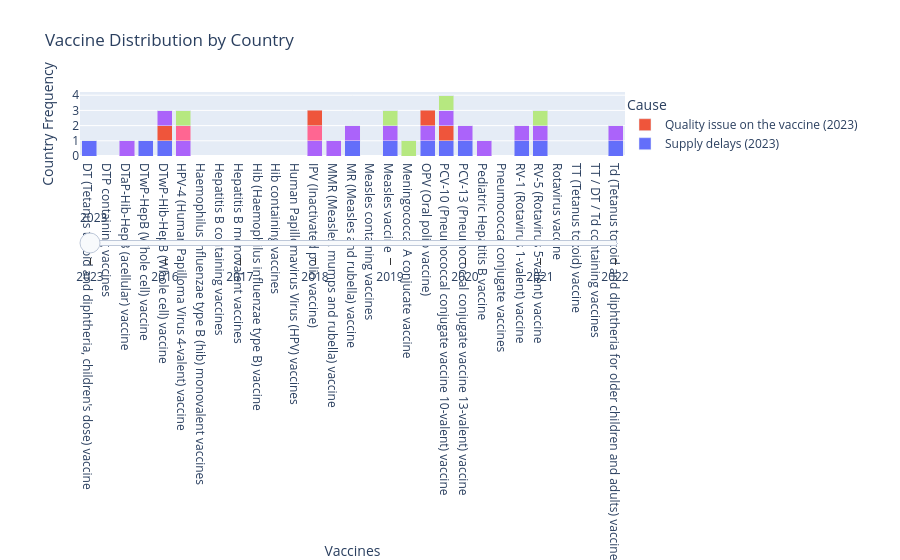

The notebook cell saved with this chart:
### Code cell
cleaned_data = result.reset_index()
# cleaned_data['YEAR'] = cleaned_data['YEAR'].astype(int)

# Map unique causes to distinct colors
unique_causes = cleaned_data['Cause'].unique()
color_map = {cause: px.colors.qualitative.Plotly[i % len(px.colors.qualitative.Plotly)]
             for i, cause in enumerate(unique_causes)}

# Define the years for the slider
years = cleaned_data['YEAR'].unique()
vaccines = cleaned_data['Vaccine'].unique()

# Create a trace for each year and color bars according to 'Cause'
traces = []
for year in years:
    filtered_data = cleaned_data[cleaned_data['YEAR'] == year]
    for cause in unique_causes:
        cause_data = filtered_data[filtered_data['Cause'] == cause]
        counts = cause_data['Vaccine'].value_counts().reindex(vaccines, fill_value=0)
        traces.append(go.Bar(
            x=vaccines,
            y=counts,
            marker_color=color_map[cause],
            name=f'{cause} ({year})',
            visible=False
        ))

# Make the first year's data visible
for trace in traces:
    if trace.name.endswith(f'({years[0]})'):
        trace.visible = True

# Create the slider
steps = []
for i, year in enumerate(years):
    step = dict(
        method="update",
        args=[{"visible": [False] * len(traces)},
              {"title": f"Vaccine Distribution by Country for Year {year}"}],
        label=str(year)
    )
    for j in range(len(traces)):
        if traces[j].name.endswith(f'({year})'):
            step["args"][0]["visible"][j] = True  # Toggle j-th trace to be visible
    steps.append(step)

sliders = [dict(
    active=0,
    pad={"t": 50},
    steps=steps
)]

# Create the figure
fig = go.Figure(data=traces)
fig.update_layout(
    sliders=sliders,
    title="Vaccine Distribution by Country",
    xaxis_title="Vaccines",
    yaxis_title="Country Frequency",
    barmode='stack',
    legend=dict(x=1, y=1, title="Cause")
)

fig.show()
